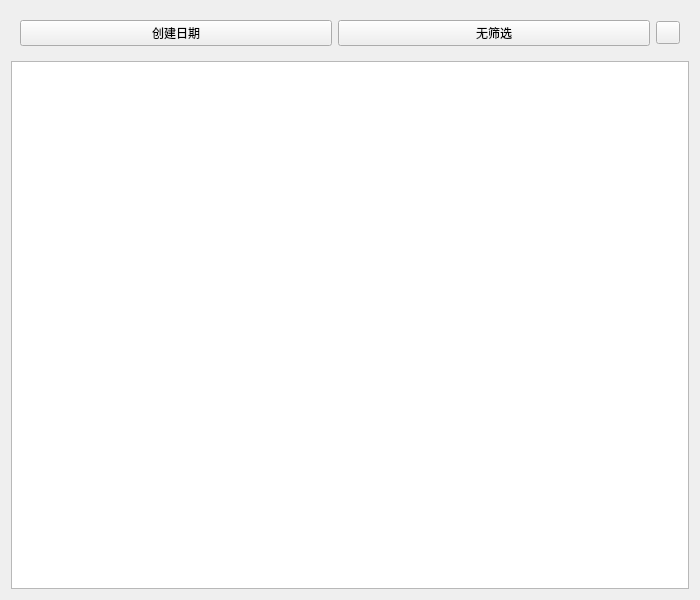
<?xml version="1.0" encoding="UTF-8"?>
<ui version="4.0">
 <class>PageLibrary</class>
 <widget class="QWidget" name="PageLibrary">
  <property name="geometry">
   <rect>
    <x>0</x>
    <y>0</y>
    <width>700</width>
    <height>600</height>
   </rect>
  </property>
  <property name="windowTitle">
   <string>Form</string>
  </property>
  <layout class="QVBoxLayout" name="verticalLayout">
   <item>
    <widget class="QWidget" name="topBar" native="true">
     <property name="minimumSize">
      <size>
       <width>0</width>
       <height>30</height>
      </size>
     </property>
     <layout class="QHBoxLayout" name="horizontalLayout">
      <item>
       <widget class="TransparentDropDownPushButton" name="sortSelector">
        <property name="text">
         <string>创建日期</string>
        </property>
       </widget>
      </item>
      <item>
       <widget class="TransparentDropDownPushButton" name="filterSelector">
        <property name="text">
         <string>无筛选</string>
        </property>
       </widget>
      </item>
      <item>
       <widget class="TransparentToolButton" name="addKnowledge"/>
      </item>
     </layout>
    </widget>
   </item>
   <item>
    <widget class="TableWidget" name="knowledgeTable"/>
   </item>
  </layout>
 </widget>
 <customwidgets>
  <customwidget>
   <class>PushButton</class>
   <extends>QPushButton</extends>
   <header>qfluentwidgets</header>
  </customwidget>
  <customwidget>
   <class>DropDownPushButton</class>
   <extends>PushButton</extends>
   <header>qfluentwidgets</header>
  </customwidget>
  <customwidget>
   <class>ToolButton</class>
   <extends>QToolButton</extends>
   <header>qfluentwidgets</header>
  </customwidget>
  <customwidget>
   <class>TransparentToolButton</class>
   <extends>ToolButton</extends>
   <header>qfluentwidgets</header>
  </customwidget>
  <customwidget>
   <class>TransparentDropDownPushButton</class>
   <extends>DropDownPushButton</extends>
   <header>qfluentwidgets</header>
  </customwidget>
  <customwidget>
   <class>TableWidget</class>
   <extends>QTableWidget</extends>
   <header>qfluentwidgets</header>
  </customwidget>
 </customwidgets>
 <resources/>
 <connections/>
</ui>
